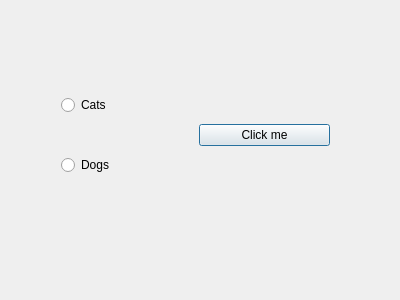
<?xml version="1.0" encoding="UTF-8"?>
<ui version="4.0">
 <class>Dialog</class>
 <widget class="QDialog" name="Dialog">
  <property name="geometry">
   <rect>
    <x>0</x>
    <y>0</y>
    <width>400</width>
    <height>300</height>
   </rect>
  </property>
  <property name="windowTitle">
   <string>Dialog</string>
  </property>
  <widget class="QWidget" name="">
   <property name="geometry">
    <rect>
     <x>50</x>
     <y>50</y>
     <width>291</width>
     <height>171</height>
    </rect>
   </property>
   <layout class="QHBoxLayout" name="horizontalLayout">
    <item>
     <layout class="QVBoxLayout" name="verticalLayout">
      <item>
       <widget class="QRadioButton" name="radioButton1">
        <property name="text">
         <string>Cats</string>
        </property>
       </widget>
      </item>
      <item>
       <widget class="QRadioButton" name="radioButton2">
        <property name="text">
         <string>Dogs</string>
        </property>
       </widget>
      </item>
     </layout>
    </item>
    <item>
     <widget class="QPushButton" name="pushButton">
      <property name="text">
       <string>Click me</string>
      </property>
     </widget>
    </item>
   </layout>
  </widget>
 </widget>
 <layoutdefault spacing="6" margin="11"/>
 <resources/>
 <connections/>
</ui>
